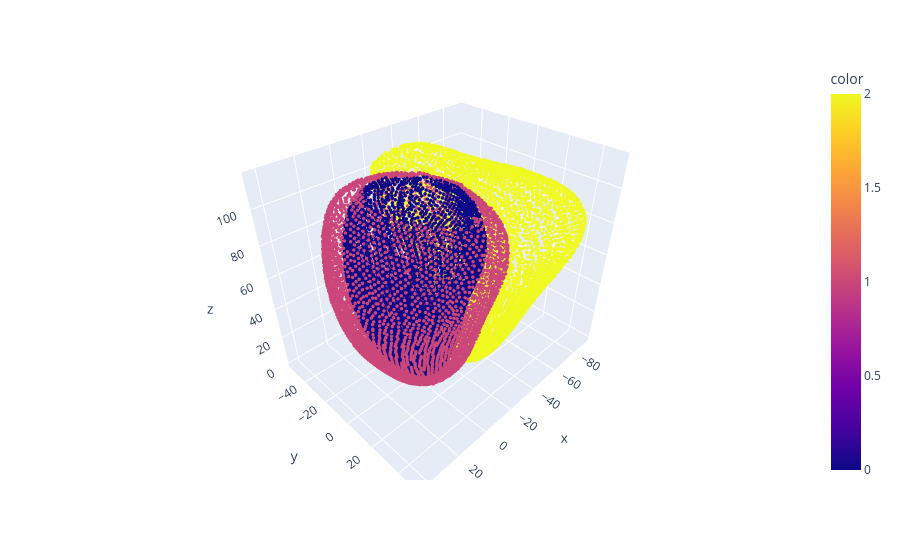

Notebook code for this chart:
### Code cell
import plotly.express as px
px.scatter_3d(x=one_frame[:,0], y=one_frame[:,1], z=one_frame[:,2], color=one_frame[:,3]).update_traces(marker_size=2).show()

### Figure 1 — Plotly figure (JSON) as saved in the notebook; plotly's stock layout.template omitted (floating-point values rounded to 4 significant figures; data arrays with more than 128 entries replaced by an {"elided": "..."} marker saying what was removed)
{"data": [{"hovertemplate": "x=%{x}<br>y=%{y}<br>z=%{z}<br>color=%{marker.color}<extra></extra>", "legendgroup": "", "marker": {"color": {"elided": "18000 float values"}, "coloraxis": "coloraxis", "size": 2, "symbol": "circle"}, "mode": "markers", "name": "", "scene": "scene", "showlegend": false, "type": "scatter3d", "x": {"elided": "18000 float values"}, "y": {"elided": "18000 float values"}, "z": {"elided": "18000 float values"}}], "layout": {"coloraxis": {"colorbar": {"title": {"text": "color"}}, "colorscale": [[0, "#0d0887"], [0.1111, "#46039f"], [0.2222, "#7201a8"], [0.3333, "#9c179e"], [0.4444, "#bd3786"], [0.5556, "#d8576b"], [0.6667, "#ed7953"], [0.7778, "#fb9f3a"], [0.8889, "#fdca26"], [1, "#f0f921"]]}, "legend": {"tracegroupgap": 0}, "margin": {"t": 60}, "scene": {"domain": {"x": [0, 1], "y": [0, 1]}, "xaxis": {"title": {"text": "x"}}, "yaxis": {"title": {"text": "y"}}, "zaxis": {"title": {"text": "z"}}}}}
